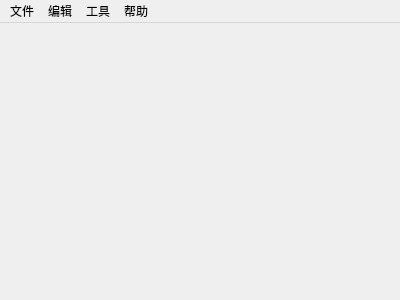
<?xml version="1.0" encoding="UTF-8"?>
<ui version="4.0">
 <class>MainWindow</class>
 <widget class="QMainWindow" name="MainWindow">
  <property name="geometry">
   <rect>
    <x>0</x>
    <y>0</y>
    <width>400</width>
    <height>300</height>
   </rect>
  </property>
  <property name="windowTitle">
   <string>MainWindow</string>
  </property>
  <widget class="QWidget" name="centralWidget"/>
  <widget class="QMenuBar" name="menuBar">
   <property name="geometry">
    <rect>
     <x>0</x>
     <y>0</y>
     <width>400</width>
     <height>22</height>
    </rect>
   </property>
   <widget class="QMenu" name="menu">
    <property name="title">
     <string>文件</string>
    </property>
    <addaction name="actionNew"/>
    <addaction name="actionOpen"/>
    <addaction name="actionSave"/>
    <addaction name="actionexit"/>
   </widget>
   <widget class="QMenu" name="menu_2">
    <property name="title">
     <string>帮助</string>
    </property>
    <addaction name="actioninstruction"/>
    <addaction name="actiondevelopper"/>
   </widget>
   <widget class="QMenu" name="menu_3">
    <property name="title">
     <string>编辑</string>
    </property>
    <addaction name="actioninsert"/>
    <addaction name="actionctrl_x"/>
    <addaction name="actionctrl_c"/>
    <addaction name="actionctrl_v"/>
   </widget>
   <widget class="QMenu" name="menu_4">
    <property name="title">
     <string>工具</string>
    </property>
    <addaction name="actionfind"/>
    <addaction name="actionreplace"/>
    <addaction name="actiontongji"/>
   </widget>
   <addaction name="menu"/>
   <addaction name="menu_3"/>
   <addaction name="menu_4"/>
   <addaction name="menu_2"/>
  </widget>
  <action name="actionNew">
   <property name="text">
    <string>新建(ctrl+N)</string>
   </property>
  </action>
  <action name="actionOpen">
   <property name="text">
    <string>打开(ctrl+O)</string>
   </property>
  </action>
  <action name="actionSave">
   <property name="text">
    <string>保存(ctrl+S)</string>
   </property>
  </action>
  <action name="actioninstruction">
   <property name="text">
    <string>使用说明(F1)</string>
   </property>
  </action>
  <action name="actiondevelopper">
   <property name="text">
    <string>开发人员</string>
   </property>
  </action>
  <action name="actioninsert">
   <property name="text">
    <string>插入</string>
   </property>
  </action>
  <action name="actionctrl_x">
   <property name="text">
    <string>剪切(ctrl+X)</string>
   </property>
  </action>
  <action name="actionctrl_c">
   <property name="text">
    <string>复制(ctrl+C)</string>
   </property>
  </action>
  <action name="actionctrl_v">
   <property name="text">
    <string>粘贴(ctrl+V)</string>
   </property>
  </action>
  <action name="actionfind">
   <property name="text">
    <string>查找(ctrl+F)</string>
   </property>
  </action>
  <action name="actionreplace">
   <property name="text">
    <string>替换(ctrl+R)</string>
   </property>
  </action>
  <action name="actiontongji">
   <property name="text">
    <string>统计</string>
   </property>
  </action>
  <action name="actionexit">
   <property name="text">
    <string>退出</string>
   </property>
  </action>
 </widget>
 <layoutdefault spacing="6" margin="11"/>
 <resources/>
 <connections/>
</ui>
